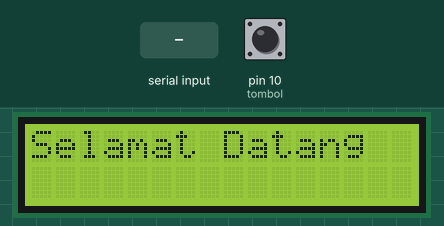
The sketch below on a simulated Arduino Uno, built with avr-gcc and run on an emulated ATmega328P. On the bench: 16×2 character LCD. The inputs (shaded band) are chosen by the test bench; at power-on: pin 10 (tombol) HIGH. What the sketch prints to the serial monitor is not drawn.

Above: at 0.1 s.
2.3 s: byte 30 received over Serial
At 2.6 s:
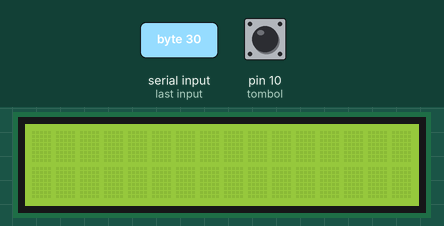
3.8 s: byte 90 received over Serial
At 5.0 s:
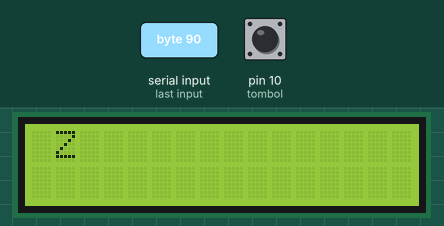
5.3 s: byte 120 received over Serial
At 6.1 s:
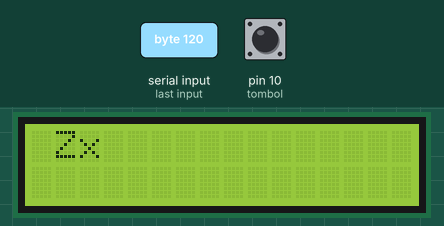
6.8 s: byte 30 received over Serial
8.3 s: byte 90 received over Serial
At 9.5 s:
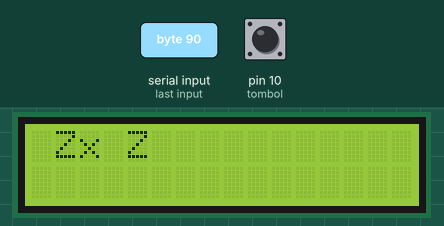
9.8 s: byte 120 received over Serial
At 10.7 s:
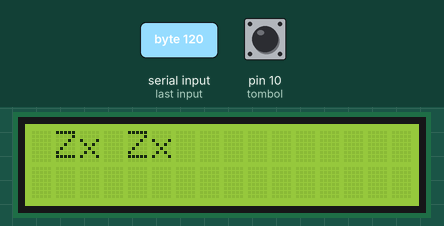
Timing chart, 0 to 12.3 s (numbered marks = the images above; inputs shaded):
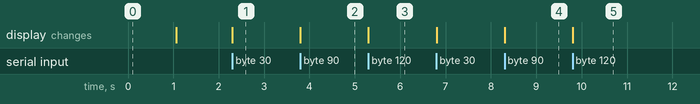

Measured:
- after the input at 3.8 s, the display: changes at once (image 2)
- after the input at 5.3 s, the display: changes at once (image 3)
- after the input at 8.3 s, the display: changes at once (image 4)
- after the input at 9.8 s, the display: changes at once (image 5)

The sketch:

Kodingan_LCD_7.ino
```cpp
// Ramah Rinaldi Ruslan - 6702190006
// Muhammad Rifki Ferdiansyah - 6702194022

#include<LiquidCrystal.h>
LiquidCrystal lcd(12, 11, 5, 4, 3, 2);
int tombol=10;
void setup(){
pinMode(tombol,INPUT);
lcd.begin(16, 2);
Serial.begin(9600);
lcd.setCursor(0,0);
lcd.print("Selamat Datang ");
delay(1000);
lcd.clear();
}
void loop(){
if (Serial.available()) {
while(Serial.available()>0){
char ch=Serial.read();
Serial.write(ch);
lcd.write(ch);
}
}
if(digitalRead(tombol)==LOW){
for (int positionCounter = 0; positionCounter < 15; positionCounter++){
lcd.scrollDisplayLeft();
delay(150);
}
}
}
```
